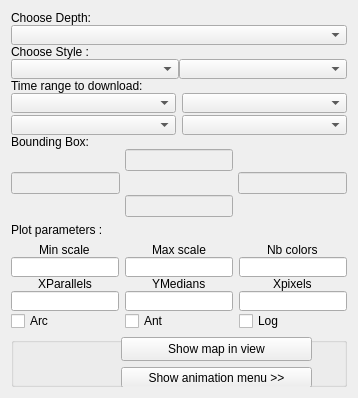
                  <widget class="QWidget" name="tab_WMS_2">
                   <attribute name="title">
                    <string>WMS</string>
                   </attribute>
                   <layout class="QGridLayout" name="gridLayout_8">
                    <item row="3" column="0">
                     <widget class="QLabel" name="label_4">
                      <property name="text">
                       <string>Plot parameters :</string>
                      </property>
                     </widget>
                    </item>
                    <item row="0" column="0" rowspan="3">
                     <layout class="QVBoxLayout" name="tab_WMS_layout_2">
                      <property name="spacing">
                       <number>0</number>
                      </property>
                      <item>
                       <widget class="QLabel" name="label_depth">
                        <property name="sizePolicy">
                         <sizepolicy hsizetype="Minimum" vsizetype="Fixed">
                          <horstretch>0</horstretch>
                          <verstretch>0</verstretch>
                         </sizepolicy>
                        </property>
                        <property name="text">
                         <string>Choose Depth:</string>
                        </property>
                       </widget>
                      </item>
                      <item>
                       <widget class="QComboBox" name="combo_wms_layer_depth">
                        <property name="sizePolicy">
                         <sizepolicy hsizetype="Preferred" vsizetype="Fixed">
                          <horstretch>0</horstretch>
                          <verstretch>0</verstretch>
                         </sizepolicy>
                        </property>
                        <property name="maximumSize">
                         <size>
                          <width>400</width>
                          <height>20</height>
                         </size>
                        </property>
                       </widget>
                      </item>
                      <item>
                       <layout class="QGridLayout" name="gridLayout_9">
                        <property name="verticalSpacing">
                         <number>0</number>
                        </property>
                        <item row="1" column="1">
                         <widget class="QComboBox" name="combo_proj">
                          <property name="sizePolicy">
                           <sizepolicy hsizetype="Expanding" vsizetype="Fixed">
                            <horstretch>0</horstretch>
                            <verstretch>0</verstretch>
                           </sizepolicy>
                          </property>
                          <property name="maximumSize">
                           <size>
                            <width>16777215</width>
                            <height>20</height>
                           </size>
                          </property>
                         </widget>
                        </item>
                        <item row="0" column="0">
                         <widget class="QLabel" name="label_style">
                          <property name="sizePolicy">
                           <sizepolicy hsizetype="Minimum" vsizetype="Fixed">
                            <horstretch>0</horstretch>
                            <verstretch>0</verstretch>
                           </sizepolicy>
                          </property>
                          <property name="text">
                           <string>Choose Style :</string>
                          </property>
                         </widget>
                        </item>
                        <item row="1" column="0">
                         <widget class="QComboBox" name="combo_colorbar">
                          <property name="sizePolicy">
                           <sizepolicy hsizetype="Expanding" vsizetype="Fixed">
                            <horstretch>0</horstretch>
                            <verstretch>0</verstretch>
                           </sizepolicy>
                          </property>
                          <property name="maximumSize">
                           <size>
                            <width>16777215</width>
                            <height>20</height>
                           </size>
                          </property>
                         </widget>
                        </item>
                       </layout>
                      </item>
                      <item>
                       <widget class="QLabel" name="WMSLabelTimeRange_2">
                        <property name="sizePolicy">
                         <sizepolicy hsizetype="Preferred" vsizetype="Fixed">
                          <horstretch>0</horstretch>
                          <verstretch>0</verstretch>
                         </sizepolicy>
                        </property>
                        <property name="minimumSize">
                         <size>
                          <width>300</width>
                          <height>0</height>
                         </size>
                        </property>
                        <property name="text">
                         <string>Time range to download:</string>
                        </property>
                        <property name="alignment">
                         <set>Qt::AlignLeading|Qt::AlignLeft|Qt::AlignTop</set>
                        </property>
                        <property name="indent">
                         <number>-1</number>
                        </property>
                       </widget>
                      </item>
                      <item>
                       <layout class="QGridLayout" name="layout_time_3">
                        <property name="sizeConstraint">
                         <enum>QLayout::SetDefaultConstraint</enum>
                        </property>
                        <property name="horizontalSpacing">
                         <number>6</number>
                        </property>
                        <property name="verticalSpacing">
                         <number>2</number>
                        </property>
                        <item row="1" column="0">
                         <widget class="QComboBox" name="combo_wms_time_last_d">
                          <property name="maximumSize">
                           <size>
                            <width>16777215</width>
                            <height>20</height>
                           </size>
                          </property>
                         </widget>
                        </item>
                        <item row="0" column="0">
                         <widget class="QComboBox" name="combo_wms_time_first_d">
                          <property name="sizePolicy">
                           <sizepolicy hsizetype="Expanding" vsizetype="Fixed">
                            <horstretch>0</horstretch>
                            <verstretch>0</verstretch>
                           </sizepolicy>
                          </property>
                          <property name="maximumSize">
                           <size>
                            <width>16777215</width>
                            <height>20</height>
                           </size>
                          </property>
                         </widget>
                        </item>
                        <item row="0" column="1">
                         <widget class="QComboBox" name="combo_wms_time_first_h">
                          <property name="sizePolicy">
                           <sizepolicy hsizetype="Expanding" vsizetype="Fixed">
                            <horstretch>0</horstretch>
                            <verstretch>0</verstretch>
                           </sizepolicy>
                          </property>
                          <property name="maximumSize">
                           <size>
                            <width>16777215</width>
                            <height>20</height>
                           </size>
                          </property>
                          <property name="toolTip">
                           <string>Last time value to download for this layer
(If set, will download all the layers between the first and last times)</string>
                          </property>
                         </widget>
                        </item>
                        <item row="1" column="1">
                         <widget class="QComboBox" name="combo_wms_time_last_h">
                          <property name="maximumSize">
                           <size>
                            <width>16777215</width>
                            <height>20</height>
                           </size>
                          </property>
                         </widget>
                        </item>
                       </layout>
                      </item>
                      <item>
                       <widget class="QLabel" name="label_2">
                        <property name="sizePolicy">
                         <sizepolicy hsizetype="Preferred" vsizetype="Fixed">
                          <horstretch>0</horstretch>
                          <verstretch>0</verstretch>
                         </sizepolicy>
                        </property>
                        <property name="text">
                         <string>Bounding Box:</string>
                        </property>
                       </widget>
                      </item>
                      <item>
                       <layout class="QGridLayout" name="WMS_Bounds_3">
                        <property name="sizeConstraint">
                         <enum>QLayout::SetDefaultConstraint</enum>
                        </property>
                        <property name="horizontalSpacing">
                         <number>5</number>
                        </property>
                        <property name="verticalSpacing">
                         <number>1</number>
                        </property>
                        <item row="0" column="1">
                         <widget class="QLineEdit" name="lat_WMS_northBound">
                          <property name="enabled">
                           <bool>false</bool>
                          </property>
                          <property name="sizePolicy">
                           <sizepolicy hsizetype="Expanding" vsizetype="Expanding">
                            <horstretch>0</horstretch>
                            <verstretch>0</verstretch>
                           </sizepolicy>
                          </property>
                          <property name="maximumSize">
                           <size>
                            <width>16777215</width>
                            <height>22</height>
                           </size>
                          </property>
                         </widget>
                        </item>
                        <item row="2" column="1">
                         <widget class="QLineEdit" name="lat_WMS_southBound">
                          <property name="enabled">
                           <bool>false</bool>
                          </property>
                          <property name="sizePolicy">
                           <sizepolicy hsizetype="Expanding" vsizetype="Expanding">
                            <horstretch>0</horstretch>
                            <verstretch>0</verstretch>
                           </sizepolicy>
                          </property>
                          <property name="maximumSize">
                           <size>
                            <width>16777215</width>
                            <height>22</height>
                           </size>
                          </property>
                         </widget>
                        </item>
                        <item row="1" column="2">
                         <widget class="QLineEdit" name="lon_WMS_eastBound">
                          <property name="enabled">
                           <bool>false</bool>
                          </property>
                          <property name="sizePolicy">
                           <sizepolicy hsizetype="Expanding" vsizetype="Expanding">
                            <horstretch>0</horstretch>
                            <verstretch>0</verstretch>
                           </sizepolicy>
                          </property>
                          <property name="maximumSize">
                           <size>
                            <width>16777215</width>
                            <height>22</height>
                           </size>
                          </property>
                         </widget>
                        </item>
                        <item row="1" column="0">
                         <widget class="QLineEdit" name="lon_WMS_westBound">
                          <property name="enabled">
                           <bool>false</bool>
                          </property>
                          <property name="sizePolicy">
                           <sizepolicy hsizetype="Expanding" vsizetype="Expanding">
                            <horstretch>0</horstretch>
                            <verstretch>0</verstretch>
                           </sizepolicy>
                          </property>
                          <property name="minimumSize">
                           <size>
                            <width>0</width>
                            <height>0</height>
                           </size>
                          </property>
                          <property name="maximumSize">
                           <size>
                            <width>16777215</width>
                            <height>22</height>
                           </size>
                          </property>
                         </widget>
                        </item>
                       </layout>
                      </item>
                     </layout>
                    </item>
                    <item row="4" column="0">
                     <layout class="QGridLayout" name="gridLayout_10">
                      <property name="sizeConstraint">
                       <enum>QLayout::SetMinimumSize</enum>
                      </property>
                      <property name="horizontalSpacing">
                       <number>6</number>
                      </property>
                      <property name="verticalSpacing">
                       <number>0</number>
                      </property>
                      <item row="12" column="0">
                       <widget class="QLineEdit" name="Xparallels_value">
                        <property name="sizePolicy">
                         <sizepolicy hsizetype="Expanding" vsizetype="Expanding">
                          <horstretch>0</horstretch>
                          <verstretch>0</verstretch>
                         </sizepolicy>
                        </property>
                        <property name="maximumSize">
                         <size>
                          <width>16777215</width>
                          <height>20</height>
                         </size>
                        </property>
                       </widget>
                      </item>
                      <item row="13" column="0">
                       <widget class="QCheckBox" name="checkBox_arc">
                        <property name="text">
                         <string>Arc</string>
                        </property>
                       </widget>
                      </item>
                      <item row="10" column="3">
                       <widget class="QLineEdit" name="nbcolors_value">
                        <property name="sizePolicy">
                         <sizepolicy hsizetype="Expanding" vsizetype="Expanding">
                          <horstretch>0</horstretch>
                          <verstretch>0</verstretch>
                         </sizepolicy>
                        </property>
                        <property name="maximumSize">
                         <size>
                          <width>16777215</width>
                          <height>20</height>
                         </size>
                        </property>
                       </widget>
                      </item>
                      <item row="11" column="1" alignment="Qt::AlignHCenter">
                       <widget class="QLabel" name="label_Ymedians">
                        <property name="sizePolicy">
                         <sizepolicy hsizetype="Expanding" vsizetype="Expanding">
                          <horstretch>0</horstretch>
                          <verstretch>0</verstretch>
                         </sizepolicy>
                        </property>
                        <property name="text">
                         <string>YMedians</string>
                        </property>
                       </widget>
                      </item>
                      <item row="12" column="3">
                       <widget class="QLineEdit" name="Xpixels_value">
                        <property name="sizePolicy">
                         <sizepolicy hsizetype="Expanding" vsizetype="Expanding">
                          <horstretch>0</horstretch>
                          <verstretch>0</verstretch>
                         </sizepolicy>
                        </property>
                        <property name="maximumSize">
                         <size>
                          <width>16777215</width>
                          <height>20</height>
                         </size>
                        </property>
                       </widget>
                      </item>
                      <item row="11" column="0" alignment="Qt::AlignHCenter">
                       <widget class="QLabel" name="label_Xparallels">
                        <property name="sizePolicy">
                         <sizepolicy hsizetype="Expanding" vsizetype="Expanding">
                          <horstretch>0</horstretch>
                          <verstretch>0</verstretch>
                         </sizepolicy>
                        </property>
                        <property name="text">
                         <string>XParallels</string>
                        </property>
                       </widget>
                      </item>
                      <item row="13" column="1">
                       <widget class="QCheckBox" name="checkBox_ant">
                        <property name="text">
                         <string>Ant</string>
                        </property>
                       </widget>
                      </item>
                      <item row="10" column="0">
                       <widget class="QLineEdit" name="minscale_value">
                        <property name="sizePolicy">
                         <sizepolicy hsizetype="Expanding" vsizetype="Expanding">
                          <horstretch>0</horstretch>
                          <verstretch>0</verstretch>
                         </sizepolicy>
                        </property>
                        <property name="minimumSize">
                         <size>
                          <width>22</width>
                          <height>0</height>
                         </size>
                        </property>
                        <property name="maximumSize">
                         <size>
                          <width>16777215</width>
                          <height>20</height>
                         </size>
                        </property>
                       </widget>
                      </item>
                      <item row="12" column="1">
                       <widget class="QLineEdit" name="Ymedians_value">
                        <property name="enabled">
                         <bool>true</bool>
                        </property>
                        <property name="sizePolicy">
                         <sizepolicy hsizetype="Expanding" vsizetype="Expanding">
                          <horstretch>0</horstretch>
                          <verstretch>0</verstretch>
                         </sizepolicy>
                        </property>
                        <property name="maximumSize">
                         <size>
                          <width>16777215</width>
                          <height>20</height>
                         </size>
                        </property>
                       </widget>
                      </item>
                      <item row="9" column="0" alignment="Qt::AlignHCenter">
                       <widget class="QLabel" name="label_minscale">
                        <property name="sizePolicy">
                         <sizepolicy hsizetype="Expanding" vsizetype="Expanding">
                          <horstretch>0</horstretch>
                          <verstretch>0</verstretch>
                         </sizepolicy>
                        </property>
                        <property name="text">
                         <string>Min scale</string>
                        </property>
                       </widget>
                      </item>
                      <item row="9" column="3" alignment="Qt::AlignHCenter">
                       <widget class="QLabel" name="label_nbcolors">
                        <property name="text">
                         <string>Nb colors</string>
                        </property>
                       </widget>
                      </item>
                      <item row="11" column="3" alignment="Qt::AlignHCenter">
                       <widget class="QLabel" name="label_Xpixels">
                        <property name="sizePolicy">
                         <sizepolicy hsizetype="Expanding" vsizetype="Expanding">
                          <horstretch>0</horstretch>
                          <verstretch>0</verstretch>
                         </sizepolicy>
                        </property>
                        <property name="text">
                         <string>Xpixels</string>
                        </property>
                       </widget>
                      </item>
                      <item row="10" column="1">
                       <widget class="QLineEdit" name="maxscale_value">
                        <property name="sizePolicy">
                         <sizepolicy hsizetype="Expanding" vsizetype="Expanding">
                          <horstretch>0</horstretch>
                          <verstretch>0</verstretch>
                         </sizepolicy>
                        </property>
                        <property name="maximumSize">
                         <size>
                          <width>16777215</width>
                          <height>20</height>
                         </size>
                        </property>
                       </widget>
                      </item>
                      <item row="9" column="1" alignment="Qt::AlignHCenter">
                       <widget class="QLabel" name="label_maxscale">
                        <property name="sizePolicy">
                         <sizepolicy hsizetype="Expanding" vsizetype="Expanding">
                          <horstretch>0</horstretch>
                          <verstretch>0</verstretch>
                         </sizepolicy>
                        </property>
                        <property name="text">
                         <string>Max scale</string>
                        </property>
                       </widget>
                      </item>
                      <item row="13" column="3">
                       <widget class="QCheckBox" name="checkBox_log">
                        <property name="text">
                         <string>Log</string>
                        </property>
                       </widget>
                      </item>
                     </layout>
                    </item>
                    <item row="5" column="0">
                     <widget class="QGroupBox" name="groupBox_2">
                      <property name="minimumSize">
                       <size>
                        <width>0</width>
                        <height>50</height>
                       </size>
                      </property>
                      <property name="maximumSize">
                       <size>
                        <width>16777215</width>
                        <height>200</height>
                       </size>
                      </property>
                      <property name="title">
                       <string/>
                      </property>
                      <widget class="QPushButton" name="button_req_map_plot">
                       <property name="enabled">
                        <bool>true</bool>
                       </property>
                       <property name="geometry">
                        <rect>
                         <x>110</x>
                         <y>0</y>
                         <width>191</width>
                         <height>24</height>
                        </rect>
                       </property>
                       <property name="sizePolicy">
                        <sizepolicy hsizetype="Minimum" vsizetype="Minimum">
                         <horstretch>0</horstretch>
                         <verstretch>0</verstretch>
                        </sizepolicy>
                       </property>
                       <property name="minimumSize">
                        <size>
                         <width>0</width>
                         <height>24</height>
                        </size>
                       </property>
                       <property name="maximumSize">
                        <size>
                         <width>250</width>
                         <height>25</height>
                        </size>
                       </property>
                       <property name="text">
                        <string>Show map in view</string>
                       </property>
                      </widget>
                      <widget class="QPushButton" name="button_req_animation_plot">
                       <property name="geometry">
                        <rect>
                         <x>110</x>
                         <y>30</y>
                         <width>191</width>
                         <height>21</height>
                        </rect>
                       </property>
                       <property name="sizePolicy">
                        <sizepolicy hsizetype="Expanding" vsizetype="Expanding">
                         <horstretch>0</horstretch>
                         <verstretch>0</verstretch>
                        </sizepolicy>
                       </property>
                       <property name="minimumSize">
                        <size>
                         <width>20</width>
                         <height>20</height>
                        </size>
                       </property>
                       <property name="maximumSize">
                        <size>
                         <width>280</width>
                         <height>25</height>
                        </size>
                       </property>
                       <property name="text">
                        <string>Show animation menu &gt;&gt;</string>
                       </property>
                       <property name="iconSize">
                        <size>
                         <width>24</width>
                         <height>24</height>
                        </size>
                       </property>
                      </widget>
                     </widget>
                    </item>
                   </layout>
                  </widget>
